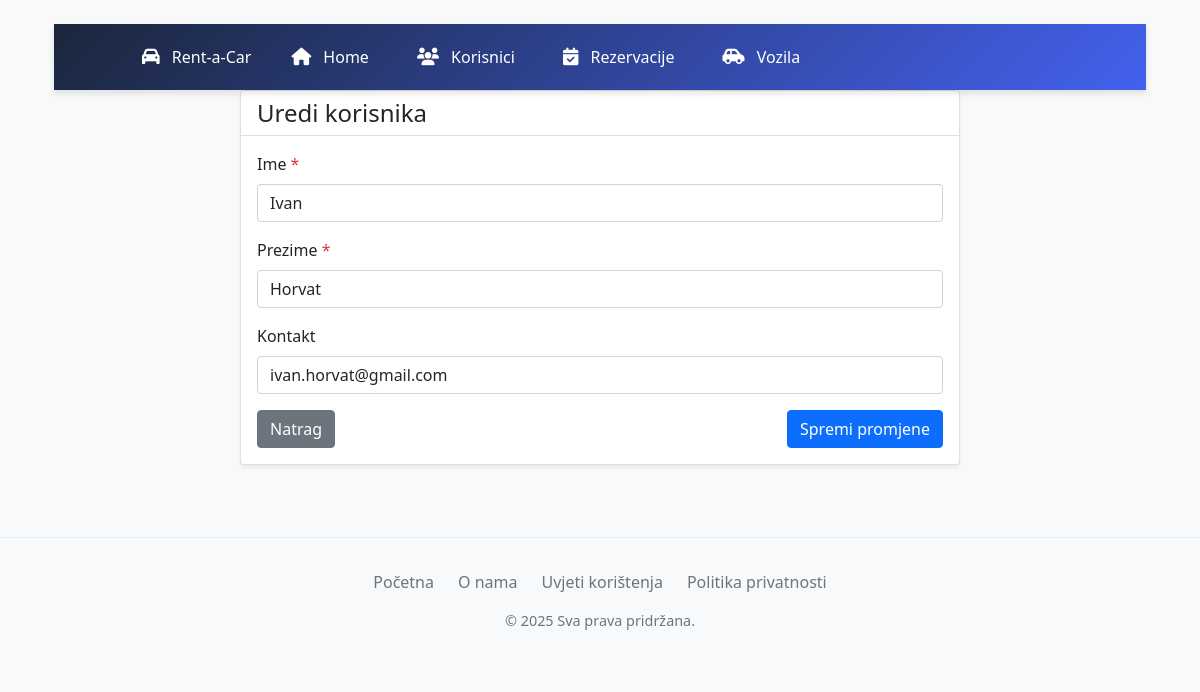
Screenshot of /uredi_korisnika.php?id=1 with the database file from the repository.
### tables this page shows
CREATE TABLE `korisnici` (
  `IDKorisnici` int(11) NOT NULL,
  `ImeKorisnika` char(25) NOT NULL,
  `PrezimeKorisnika` char(25) NOT NULL,
  `KontaktKorisnika` char(40) DEFAULT NULL
);

### uredi_korisnika.php (the view, shortened to what this page needs)
<?php
include("db__connection.php");
if (isset($_GET['id'])) {
    $id = mysqli_real_escape_string($db, $_GET['id']);
    $query = "SELECT * FROM korisnici WHERE IDKorisnici = '$id'";
    $result = mysqli_query($db, $query);
    $korisnik = mysqli_fetch_assoc($result);
}
?>
<!doctype html>
<html lang="en">
<head>
    <link href="https://cdn.jsdelivr.net/npm/bootstrap@5.0.2/dist/css/bootstrap.min.css" rel="stylesheet">
    <link rel="stylesheet" href="https://cdnjs.cloudflare.com/ajax/libs/font-awesome/6.0.0/css/all.min.css">
</head>
<body class="bg-light">
    <div class="container py-4">
        <?php include("navigacija.php"); ?>
        <div class="row justify-content-center">
            <div class="col-md-8">
                <div class="card shadow-sm">
                    <div class="card-header bg-white">
                        <h4 class="mb-0">Uredi korisnika</h4>
                    </div>
                    <div class="card-body">
                        <form method="POST">
                            <div class="mb-3">
                                <label class="form-label">Ime <span class="text-danger">*</span></label>
                                <input type="text" class="form-control" name="ime"
                                       value="<?= htmlspecialchars($korisnik['ImeKorisnika']) ?>"
                                       maxlength="25" required>
                            </div>
                            <div class="mb-3">
                                <label class="form-label">Prezime <span class="text-danger">*</span></label>
                                <input type="text" class="form-control" name="prezime"
                                       value="<?= htmlspecialchars($korisnik['PrezimeKorisnika']) ?>"
                                       maxlength="25" required>
                            </div>
                            <div class="mb-3">
                                <label class="form-label">Kontakt</label>
                                <input type="text" class="form-control" name="kontakt"
                                       value="<?= htmlspecialchars($korisnik['KontaktKorisnika'] ?? '') ?>"
                                       maxlength="40">
                            </div>
                            <div class="d-flex justify-content-between">
                                <a href="korisnici.php" class="btn btn-secondary">Natrag</a>
                                <button type="submit" class="btn btn-primary">Spremi promjene</button>
                            </div>
                        </form>
                    </div>
                </div>
            </div>
        </div>
    </div>
    <?php include("footer.php"); ?>
</body>
</html>

### navigacija.php (style rules this page uses)
:root { --primary-color: #4361ee; --secondary-color: #3f37c9; --accent-color: #4895ef; --dark-color: #1b263b; --light-color: #f8f9fa; --hover-color: #4cc9f0; --shadow: 0 4px 6px rgba(0, 0, 0, 0.1); --transition: all 0.3s ease; }
* { margin: 0; padding: 0; box-sizing: border-box; }
body { font-family: 'Segoe UI', Tahoma, Geneva, Verdana, sans-serif; }

### rows the page displays
korisnici: ime "Ivan", prezime "Horvat", kontakt "ivan.horvat@gmail.com"
